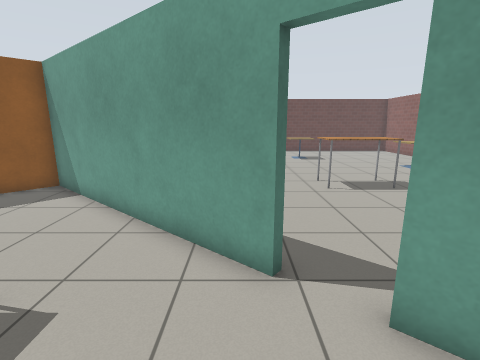
[1] (above)

22 first-person views from a walk through a Gazebo world. The camera is 1.3 m above the floor, tilts 12° down and sees 85° across. The floor is counted in squares, 0.5 m on a side. Each view is taken from the middle of a square. On the plan, view 1 faces up. The plan holds only what a view shows up to about 18 squares ahead; the rest is blank. Robots are left out. Simple patterns stand in for the simulator's built-in surfaces.

[2]
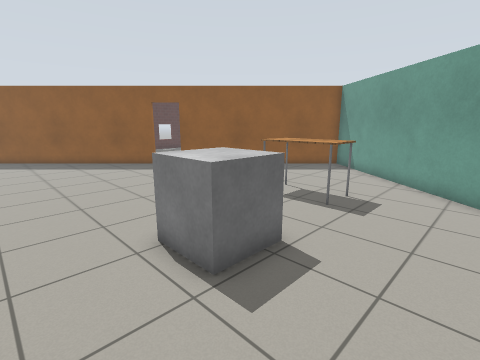

[3]
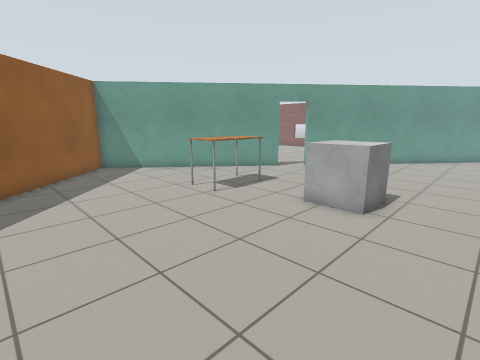

[4]
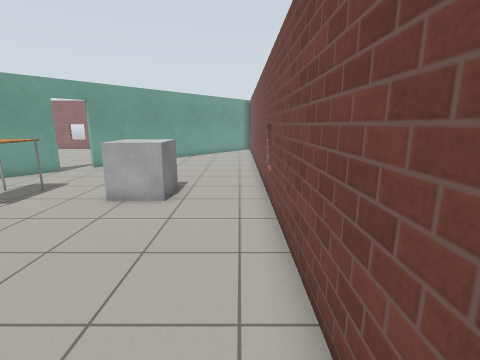

[5]
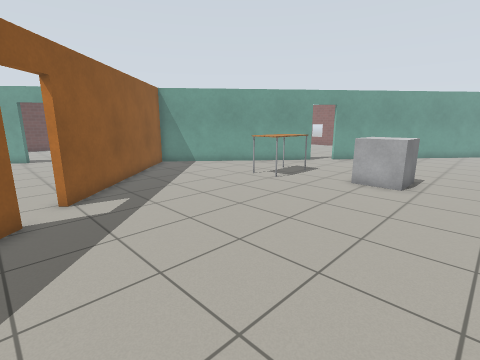

[6]
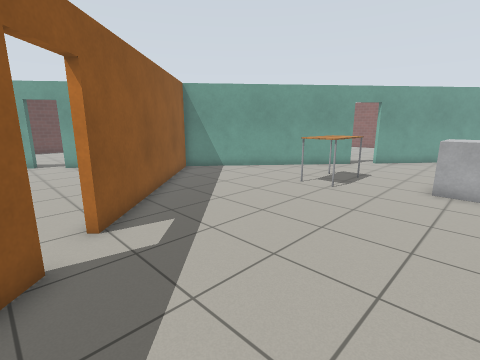

[7]
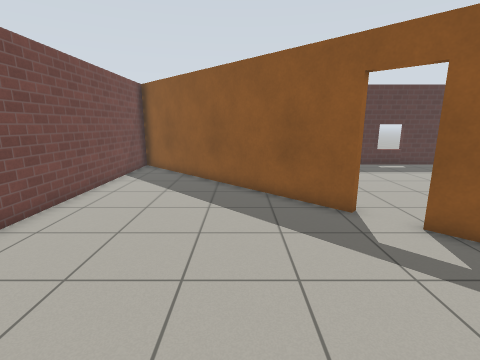

[8]
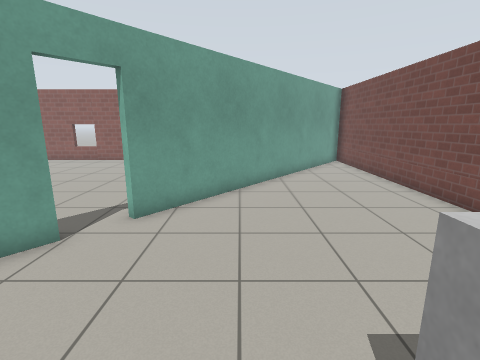

[9]
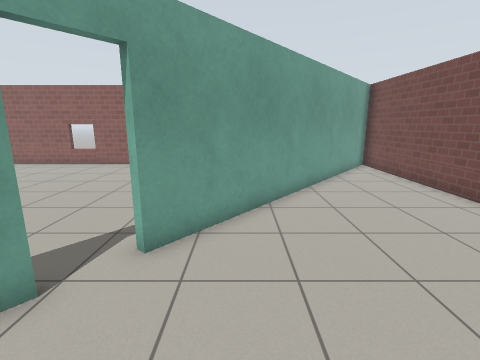

[10]
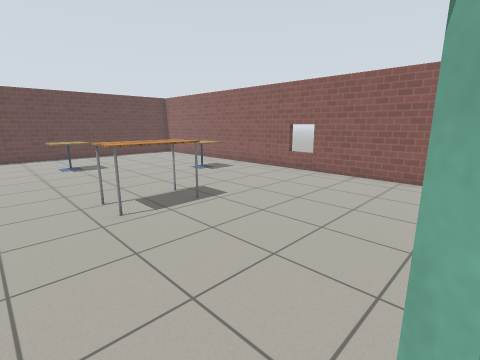

[11]
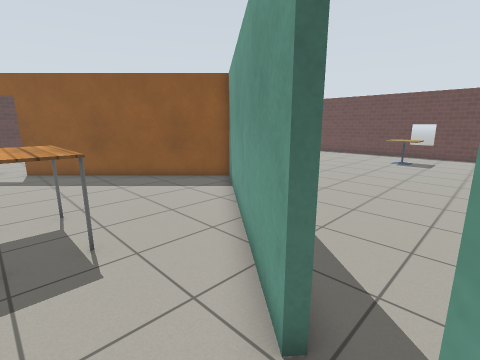

[12]
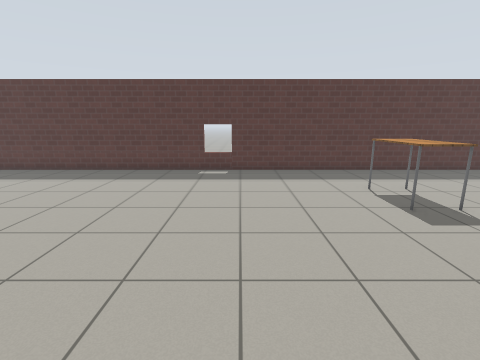

[13]
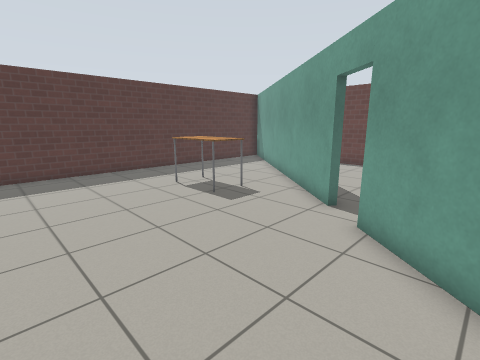

[14]
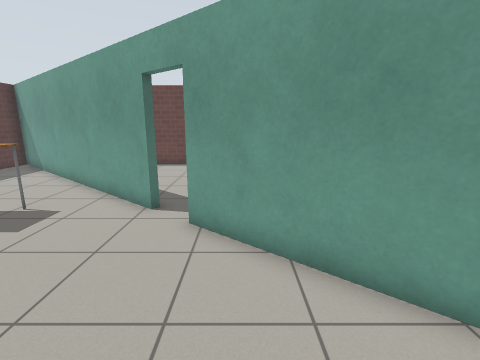

[15]
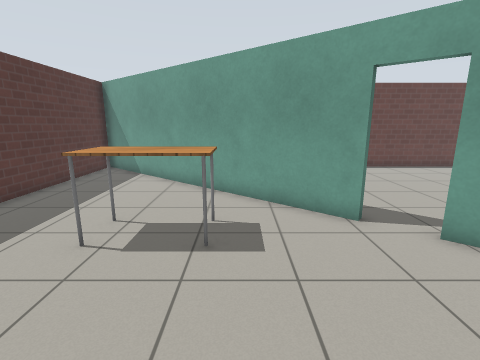

[16]
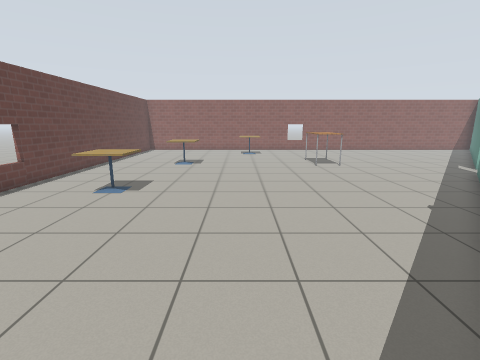

[17]
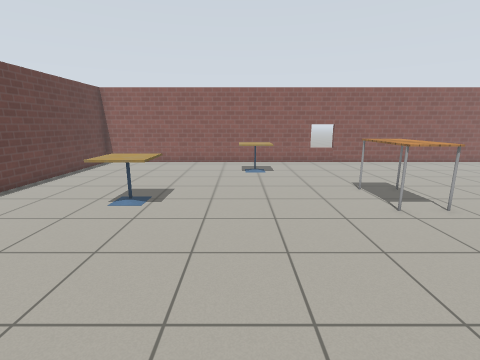

[18]
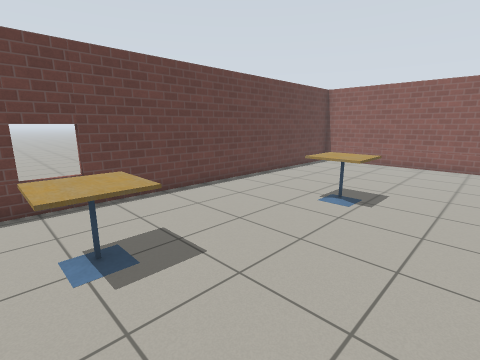

[19]
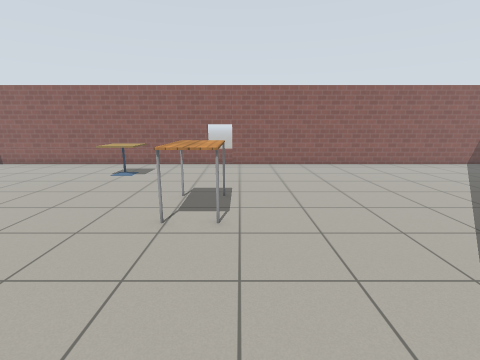

[20]
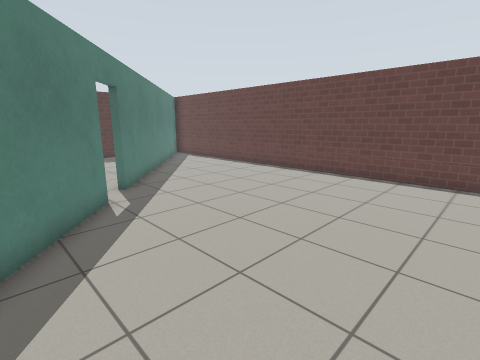

[21]
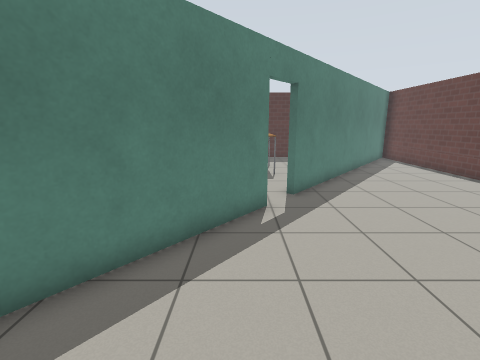

[22]
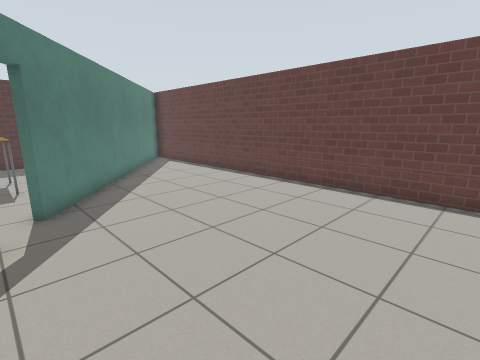

### Floor plan
Ten units are one square. View 1 is at (0, 0); x grows to the right and y downward. Boxes are objects, and circles mark ways between rooms. Rooms are numbered by the first view taken in them; rooms with no view inside come last. Other rooms are left out.
<svg viewBox="-266 -269 414 344">
<path fill="none" stroke="#000" d="M6 -41 -78 -110 -152 -36M-131 70 140 70 19 -30M-165 -24 -259 70 -151 70M-168 -27 -165 -24M-147 -168 -261 -262 -261 40M-88 -119 -134 -156M-133 -160 -81 -117M143 60 143 -264 -235 -264M-238 -247 -145 -170M22 -31 50 -8"/>
<rect x="-75" y="-35" width="40" height="20" fill="#bbb"><title>table</title></rect>
<rect x="-55" y="5" width="30" height="30" fill="#bbb"><title>other object</title></rect>
<rect x="-225" y="-175" width="40" height="30" fill="#bbb"><title>table</title></rect>
<rect x="-45" y="-235" width="30" height="30" fill="#bbb"><title>cafe table</title></rect>
<rect x="35" y="-125" width="40" height="20" fill="#bbb"><title>table</title></rect>
<rect x="35" y="-225" width="30" height="30" fill="#bbb"><title>cafe table</title></rect>
<rect x="95" y="-175" width="30" height="30" fill="#bbb"><title>cafe table</title></rect>
<circle cx="-160" cy="-30" r="3" fill="#2a7"/>
<circle cx="10" cy="-40" r="3" fill="#2a7"/>
<circle cx="20" cy="-30" r="3" fill="#2a7"/>
<circle cx="-140" cy="-165" r="3" fill="#2a7"/>
<text x="-60" y="10">1</text>
<text x="-200" y="-100">2</text>
<text x="10" y="-150">3</text>
</svg>
Room 1 opens to room 2. Room 1 opens to room 3. Room 2 opens to room 3.

Where each view was taken, in squares from view 1:
view 1: 0 up, 0 right, facing up
view 2: 6 down, 0 right, facing up-left
view 3: 6 down, 13 left, facing up-right
view 4: 6 down, 14 left, facing right
view 5: 6 down, 17 left, facing up-right
view 6: 3 down, 17 left, facing up-right
view 7: 1 down, 9 left, facing left
view 8: 0 up, 5 left, facing right
view 9: 1 up, 3 left, facing right
view 10: 3 up, 1 right, facing up-right
view 11: 2 up, 2 right, facing up-left
view 12: 10 up, 11 left, facing left
view 13: 9 up, 11 left, facing up-left
view 14: 9 up, 12 left, facing up
view 15: 10 up, 18 left, facing up
view 16: 17 up, 13 left, facing right
view 17: 17 up, 4 left, facing right
view 18: 17 up, 4 left, facing up-right
view 19: 10 up, 3 left, facing right
view 20: 13 up, 4 left, facing up-left
view 21: 15 up, 5 left, facing left
view 22: 16 up, 6 left, facing up-left
